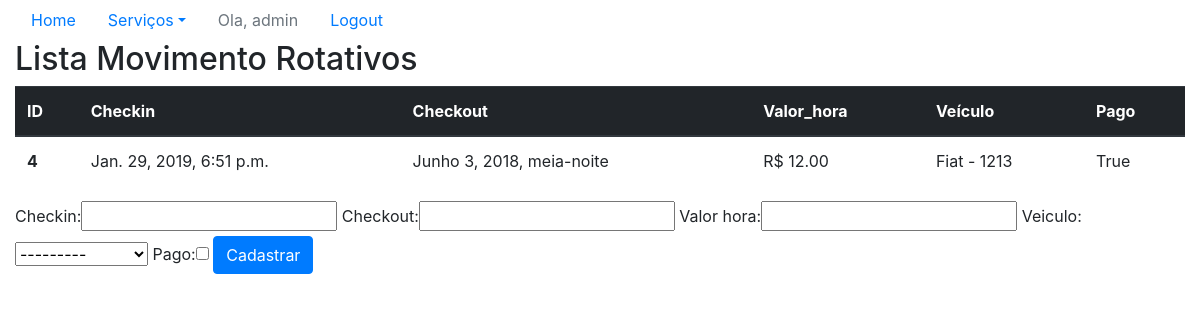
Page /sistema/mov-rot/ (signed in) on the committed database.
### core/models.py (models this page shows, shortened)
class MovRotativo(models.Model):
    checkin = models.DateTimeField(auto_now=False)
    checkout = models.DateTimeField(auto_now=False, null=True, blank=True)
    valor_hora = models.DecimalField(max_digits=5, decimal_places=2)
    veiculo = models.ForeignKey(Veiculo, on_delete=models.CASCADE)
    pago = models.BooleanField(default=False)

class Veiculo(models.Model):
    marca = models.ForeignKey(Marca, on_delete=models.CASCADE)
    placa = models.CharField(max_length=7)
    proprietario = models.ForeignKey(Pessoa, on_delete=models.CASCADE)
    cor = models.CharField(max_length=15)
    observacoes = models.TextField()
    def __str__(self):
        return self.marca.nome + ' - ' + self.placa

class Marca(models.Model):
    nome = models.CharField(max_length=50)

### core/views.py (the view)
# urls.py: path('mov-rot/', lista_movrotativos,
@login_required
def lista_movrotativos(request):
    mov_rot = MovRotativo.objects.all
    form = MovRotativoForm()
    data = {'mov_rot': mov_rot, 'form': form}
    return render(request, 'core/lista_mov_rot.html', data)

### core/form.py
class MovRotativoForm(ModelForm):
    class Meta:
        model = MovRotativo
        fields = '__all__'

### core/templates/core/lista_mov_rot.html (shortened to what this page needs)
<!DOCTYPE html>
{% extends 'base.html' %}
{% load bootstrap %}
{% block menu %}
<ul class="nav nav-pills">
    <li class="nav-item">
        <a class="nav-link" href="{% url 'core_home' %}">Home</a>
    </li>
    <li class="nav-item dropdown">
        <a class="nav-link dropdown-toggle" data-toggle="dropdown" href="#" role="button" aria-haspopup="true" aria-expanded="false">Serviços</a>
    </li>
    {% if user.is_authenticated %}
        <li class="nav-item">
            <a class="nav-link disabled" href="#">Ola, {{ user }}</a>
        </li>
        <li class="nav-item">
            <a class="nav-link" href="{% url 'logout' %}">Logout</a>
        </li>
    {% else %}
        <li class="nav-item">
            <a class="nav-link" href="{% url 'login' %}">Login</a>
        </li>
    {% endif %}
</ul>
{% endblock %}
{% block main %}
    <h2>Lista Movimento Rotativos</h2>
    <table class="table">
            <thead class="thead-dark">
                <tr>
                <th scope="col">ID</th>
                <th scope="col">Checkin</th>
                <th scope="col">Checkout</th>
                <th scope="col">Valor_hora</th>
                <th scope="col">Veículo</th>
                <th scope="col">Pago</th>
                </tr>
            </thead>
            <tbody>
                {% for mov in mov_rot %}
                <tr>
                    <th scope="row">{{ mov.id }}</th>
                    <td>{{ mov.checkin }}</td>
                    <td>{{ mov.checkout }}</td>
                    <td>R$ {{ mov.valor_hora }}</td>
                    <td>{{ mov.veiculo }}</td>
                    <td>{{ mov.pago }}</td>
                </tr>
                {% endfor %}
            </tbody>
        </table>
<form action="{% url 'core_movrotativos_novo' %}" method="POST">
        {{ form|bootstrap }}
        <button type="submit" class="btn btn-primary">Cadastrar</button>
    </form>
{% endblock %}

### rows in the picture
MovRotativo: id "4", checkin "Jan. 29, 2019, 6:51 p.m.", checkout "Junho 3, 2018, meia-noite", valor_hora "12.00", veiculo "Fiat - 1213", pago "True"

### other values in the picture
{{ user }} "admin"
